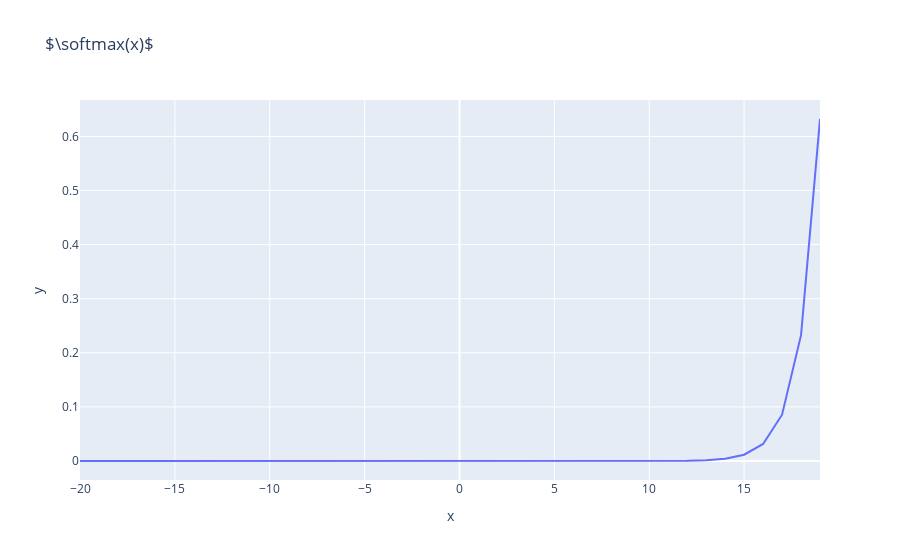

This figure's notebook cell:
### Markdown cell above
A more general case of the multinomial logistic regression is **Softmax Regression**. Now we're not going to base our prediction on $0,5$ threshhold, but rather we're going to predict the $PMF$ (**Probability Mass Function**, which desribes distribtuion of probabilities against unique values of descrete variable, which is $X$'s class in our case). Instead of the sigmoid function the key component will now be **Softmax Function**, which is defined by $\sigma(x)=P(y=j \mid x)=\frac{e^{x_j}}{\sum_{k=1}^K e^{x_k}}$. Softmax can be described as a "softer" version of the $max$ function $f(x)=max(0, x)$ that can be easily differentiated and allows "normalization" of the data, scaling it down to $[0; 1]$ and making it all add up to $1$. This makes it perfect for multiclass and other problems in ML:

### Code cell
softmax = lambda x: np.exp(x) / np.exp(x).sum()
X = np.arange(-20,20)
print('Sum of all softmax(X) equals to: ', softmax(X).sum().round(2))
px.line(x=X, y=softmax(X), title=r'$\softmax(x)$')

### Figure 1 — Plotly figure (JSON) as saved in the notebook; plotly's stock layout.template omitted (floating-point values rounded to 4 significant figures)
{"data": [{"hovertemplate": "x=%{x}<br>y=%{y}<extra></extra>", "legendgroup": "", "line": {"color": "#636efa", "dash": "solid"}, "marker": {"symbol": "circle"}, "mode": "lines", "name": "", "orientation": "v", "showlegend": false, "type": "scatter", "x": [-20, -19, -18, -17, -16, -15, -14, -13, -12, -11, -10, -9, -8, -7, -6, -5, -4, -3, -2, -1, 0, 1, 2, 3, 4, 5, 6, 7, 8, 9, 10, 11, 12, 13, 14, 15, 16, 17, 18, 19], "xaxis": "x", "y": [7.3e-18, 1.984e-17, 5.394e-17, 1.466e-16, 3.986e-16, 1.083e-15, 2.945e-15, 8.005e-15, 2.176e-14, 5.915e-14, 1.608e-13, 4.371e-13, 1.188e-12, 3.23e-12, 8.779e-12, 2.386e-11, 6.487e-11, 1.763e-10, 4.793e-10, 1.303e-09, 3.542e-09, 9.627e-09, 2.617e-08, 7.114e-08, 1.934e-07, 5.256e-07, 1.429e-06, 3.884e-06, 1.056e-05, 2.87e-05, 7.801e-05, 0.0002121, 0.0005764, 0.001567, 0.004259, 0.01158, 0.03147, 0.08555, 0.2325, 0.6321], "yaxis": "y"}], "layout": {"legend": {"tracegroupgap": 0}, "title": {"text": "$\\softmax(x)$"}, "xaxis": {"anchor": "y", "domain": [0, 1], "title": {"text": "x"}}, "yaxis": {"anchor": "x", "domain": [0, 1], "title": {"text": "y"}}}}
